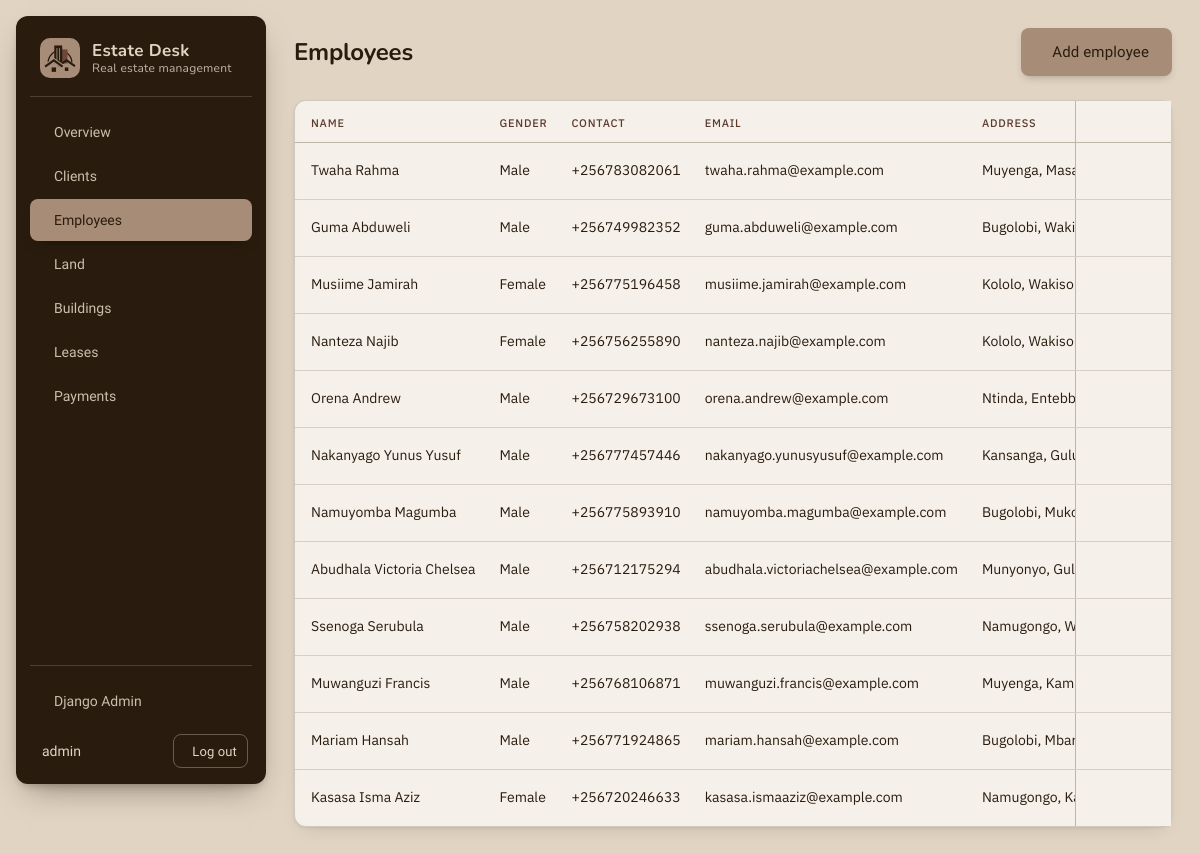
Screenshot of /employees/ (signed in) with the database file from the repository.
### employees/models.py (models this page shows, shortened)
class Employee(models.Model):
    GENDER_OPTIONS = [
        ("M", "Male"),
        ("F", "Female"),
    ]
    first_name = models.CharField(max_length=50)
    last_name = models.CharField(max_length=50)
    gender = models.CharField(max_length=1, choices=GENDER_OPTIONS)
    contact = models.CharField(max_length=15)
    email = models.EmailField()
    address = models.CharField(max_length=100, blank=True)

### employees/views.py (the view)
# urls.py: path("employees/", views.employee_list, name="employee_list"),
@login_required
def employee_list(request):
    employees = Employee.objects.order_by("-id")
    context = {
        "object_list": employees,
        "heading": "Employees",
        "add_label": "Add employee",
        "add_url": reverse("employee_add"),
    }
    return render(request, "employees/employee_list.html", context)

### templates/employees/employee_list.html
{% extends "shared/list_base.html" %}
{% block thead %}
  <th scope="col">Name</th><th scope="col">Gender</th><th scope="col">Contact</th><th scope="col">Email</th><th scope="col">Address</th>
{% endblock %}
{% block rows %}
  {% for o in object_list %}
    <tr>
      <td>{{ o.first_name }} {{ o.last_name }}</td>
      <td>{{ o.get_gender_display }}</td>
      <td>{{ o.contact }}</td>
      <td>{{ o.email }}</td>
      <td>{{ o.address|default:"-" }}</td>
      {% url 'employee_edit' o.pk as edit_url %}{% url 'employee_delete' o.pk as delete_url %}
      {% include "partials/_table_actions.html" %}
    </tr>
  {% endfor %}
{% endblock %}

### templates/partials/_sidebar.html (shortened to what this page needs)
<aside class="sidebar">
  <a class="brand" href="{% url 'dashboard' %}">
    {% include "partials/_logo.html" %}
    <span class="brand-text">Estate Desk<small>Real estate management</small></span>
  </a>
  <nav class="nav" aria-label="Main">
    <ul class="nav-list">
      <li><a class="nav-link" href="{% url 'dashboard' %}"{% if request.path == "/" %} aria-current="page"{% endif %}>Overview</a></li>
      <li><a class="nav-link" href="{% url 'client_list' %}"{% if "/clients/" in request.path %} aria-current="page"{% endif %}>Clients</a></li>
      <li><a class="nav-link" href="{% url 'employee_list' %}"{% if "/employees/" in request.path %} aria-current="page"{% endif %}>Employees</a></li>
      <li><a class="nav-link" href="{% url 'land_list' %}"{% if "/land/" in request.path %} aria-current="page"{% endif %}>Land</a></li>
      <li><a class="nav-link" href="{% url 'building_list' %}"{% if "/buildings/" in request.path %} aria-current="page"{% endif %}>Buildings</a></li>
      <li><a class="nav-link" href="{% url 'lease_list' %}"{% if "/leases/" in request.path %} aria-current="page"{% endif %}>Leases</a></li>
      <li><a class="nav-link" href="{% url 'payment_list' %}"{% if "/payments/" in request.path %} aria-current="page"{% endif %}>Payments</a></li>
    </ul>
    {% if user.is_staff %}
      <div class="nav-bottom">
        <a class="nav-link" href="/admin/">Django Admin</a>
      </div>
    {% endif %}
  </nav>
  <div class="user">
    <span class="user-name" title="{{ user.get_username }}">{{ user.get_username }}</span>
    <form method="post" action="{% url 'logout' %}">
      <button type="submit" class="btn btn-sidebar">Log out</button>
    </form>
  </div>
</aside>

### templates/partials/_table_actions.html (shortened to what this page needs)
<td class="col-actions">
  <div class="row-actions">
    <button type="button" class="icon-btn" data-modal="{{ edit_url }}" aria-label="Edit"></button>
    <button type="button" class="icon-btn icon-btn-danger" data-modal="{{ delete_url }}" aria-label="Delete"></button>
  </div>
</td>

### rows the page displays
Employee: first_name "Twaha", last_name "Rahma", gender "Male", contact "+256783082061", email "twaha.rahma@example.com", address "Muyenga, Masaka"
Employee: first_name "Guma", last_name "Abduweli", gender "Male", contact "+256749982352", email "guma.abduweli@example.com", address "Bugolobi, Wakiso"
Employee: first_name "Musiime", last_name "Jamirah", gender "Female", contact "+256775196458", email "musiime.jamirah@example.com", address "Kololo, Wakiso"
Employee: first_name "Nanteza", last_name "Najib", gender "Female", contact "+256756255890", email "nanteza.najib@example.com", address "Kololo, Wakiso"
Employee: first_name "Orena", last_name "Andrew", gender "Male", contact "+256729673100", email "orena.andrew@example.com", address "Ntinda, Entebbe"
Employee: first_name "Nakanyago", last_name "Yunus Yusuf", gender "Male", contact "+256777457446", email "nakanyago.yunusyusuf@example.com", address "Kansanga, Gulu"
Employee: first_name "Namuyomba", last_name "Magumba", gender "Male", contact "+256775893910", email "namuyomba.magumba@example.com", address "Bugolobi, Mukono"
Employee: first_name "Abudhala", last_name "Victoria Chelsea", gender "Male", contact "+256712175294", email "abudhala.victoriachelsea@example.com", address "Munyonyo, Gulu"
Employee: first_name "Ssenoga", last_name "Serubula", gender "Male", contact "+256758202938", email "ssenoga.serubula@example.com", address "Namugongo, Wakiso"
Employee: first_name "Muwanguzi", last_name "Francis", gender "Male", contact "+256768106871", email "muwanguzi.francis@example.com", address "Muyenga, Kampala"
Employee: first_name "Mariam", last_name "Hansah", gender "Male", contact "+256771924865", email "mariam.hansah@example.com", address "Bugolobi, Mbarara"
Employee: first_name "Kasasa", last_name "Isma Aziz", gender "Female", contact "+256720246633", email "kasasa.ismaaziz@example.com", address "Namugongo, Kampala"

### other values shown
{{ user.get_username }} "admin"
{{ heading }} "Employees"
{{ add_label }} "Add employee"
